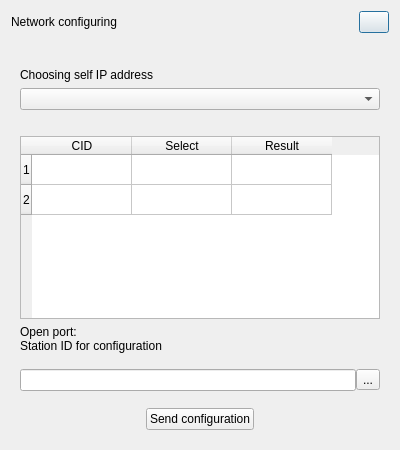
<?xml version="1.0" encoding="UTF-8"?>
<ui version="4.0">
 <class>NetworkConfiguringDialog</class>
 <widget class="QDialog" name="NetworkConfiguringDialog">
  <property name="geometry">
   <rect>
    <x>0</x>
    <y>0</y>
    <width>400</width>
    <height>450</height>
   </rect>
  </property>
  <property name="windowTitle">
   <string>Network_configuring</string>
  </property>
  <layout class="QGridLayout" name="gridLayout_2">
   <item row="0" column="0">
    <layout class="QHBoxLayout" name="horizontalLayout_2">
     <property name="spacing">
      <number>0</number>
     </property>
     <item>
      <widget class="QLabel" name="l_title">
       <property name="text">
        <string>Network configuring</string>
       </property>
       <property name="alignment">
        <set>Qt::AlignCenter</set>
       </property>
      </widget>
     </item>
     <item>
      <spacer name="horizontalSpacer_3">
       <property name="orientation">
        <enum>Qt::Horizontal</enum>
       </property>
       <property name="sizeHint" stdset="0">
        <size>
         <width>40</width>
         <height>20</height>
        </size>
       </property>
      </spacer>
     </item>
     <item>
      <widget class="QPushButton" name="b_close">
       <property name="maximumSize">
        <size>
         <width>30</width>
         <height>30</height>
        </size>
       </property>
       <property name="cursor">
        <cursorShape>PointingHandCursor</cursorShape>
       </property>
       <property name="layoutDirection">
        <enum>Qt::RightToLeft</enum>
       </property>
       <property name="text">
        <string/>
       </property>
      </widget>
     </item>
    </layout>
   </item>
   <item row="1" column="0">
    <widget class="QWidget" name="DialogContainer" native="true">
     <layout class="QGridLayout" name="gridLayout">
      <item row="0" column="0">
       <spacer name="verticalSpacer_4">
        <property name="orientation">
         <enum>Qt::Vertical</enum>
        </property>
        <property name="sizeType">
         <enum>QSizePolicy::Fixed</enum>
        </property>
        <property name="sizeHint" stdset="0">
         <size>
          <width>20</width>
          <height>20</height>
         </size>
        </property>
       </spacer>
      </item>
      <item row="1" column="0">
       <widget class="QLabel" name="l_port">
        <property name="text">
         <string>Choosing self IP address</string>
        </property>
       </widget>
      </item>
      <item row="2" column="0">
       <widget class="QComboBox" name="m_com_ports"/>
      </item>
      <item row="3" column="0">
       <widget class="QLabel" name="l_info">
        <property name="maximumSize">
         <size>
          <width>16777215</width>
          <height>40</height>
         </size>
        </property>
        <property name="text">
         <string/>
        </property>
        <property name="textFormat">
         <enum>Qt::AutoText</enum>
        </property>
        <property name="scaledContents">
         <bool>false</bool>
        </property>
       </widget>
      </item>
      <item row="4" column="0">
       <widget class="QTableWidget" name="tableWidget">
        <row>
         <property name="text">
          <string>1</string>
         </property>
        </row>
        <row>
         <property name="text">
          <string>2</string>
         </property>
        </row>
        <column>
         <property name="text">
          <string>CID</string>
         </property>
        </column>
        <column>
         <property name="text">
          <string>Select</string>
         </property>
        </column>
        <column>
         <property name="text">
          <string>Result</string>
         </property>
        </column>
       </widget>
      </item>
      <item row="5" column="0">
       <widget class="QLabel" name="l_open_port">
        <property name="maximumSize">
         <size>
          <width>16777215</width>
          <height>30</height>
         </size>
        </property>
        <property name="font">
         <font>
          <family>MS Shell Dlg 2</family>
         </font>
        </property>
        <property name="text">
         <string>Open port:
Station ID for configuration</string>
        </property>
       </widget>
      </item>
      <item row="6" column="0">
       <spacer name="verticalSpacer_3">
        <property name="orientation">
         <enum>Qt::Vertical</enum>
        </property>
        <property name="sizeType">
         <enum>QSizePolicy::Fixed</enum>
        </property>
        <property name="sizeHint" stdset="0">
         <size>
          <width>20</width>
          <height>10</height>
         </size>
        </property>
       </spacer>
      </item>
      <item row="7" column="0">
       <layout class="QHBoxLayout" name="lay3">
        <property name="spacing">
         <number>0</number>
        </property>
        <item>
         <widget class="QLineEdit" name="m_settings">
          <property name="minimumSize">
           <size>
            <width>0</width>
            <height>0</height>
           </size>
          </property>
          <property name="maximumSize">
           <size>
            <width>16777215</width>
            <height>16777215</height>
           </size>
          </property>
          <property name="text">
           <string/>
          </property>
         </widget>
        </item>
        <item>
         <widget class="QToolButton" name="b_open">
          <property name="cursor">
           <cursorShape>PointingHandCursor</cursorShape>
          </property>
          <property name="text">
           <string>...</string>
          </property>
         </widget>
        </item>
       </layout>
      </item>
      <item row="8" column="0">
       <spacer name="verticalSpacer">
        <property name="orientation">
         <enum>Qt::Vertical</enum>
        </property>
        <property name="sizeType">
         <enum>QSizePolicy::Expanding</enum>
        </property>
        <property name="sizeHint" stdset="0">
         <size>
          <width>20</width>
          <height>20</height>
         </size>
        </property>
       </spacer>
      </item>
      <item row="9" column="0">
       <layout class="QHBoxLayout" name="horizontalLayout">
        <property name="spacing">
         <number>0</number>
        </property>
        <item>
         <spacer name="horizontalSpacer">
          <property name="orientation">
           <enum>Qt::Horizontal</enum>
          </property>
          <property name="sizeHint" stdset="0">
           <size>
            <width>40</width>
            <height>20</height>
           </size>
          </property>
         </spacer>
        </item>
        <item>
         <widget class="QPushButton" name="b_send">
          <property name="cursor">
           <cursorShape>PointingHandCursor</cursorShape>
          </property>
          <property name="text">
           <string>Send configuration</string>
          </property>
         </widget>
        </item>
        <item>
         <spacer name="horizontalSpacer_2">
          <property name="orientation">
           <enum>Qt::Horizontal</enum>
          </property>
          <property name="sizeHint" stdset="0">
           <size>
            <width>40</width>
            <height>20</height>
           </size>
          </property>
         </spacer>
        </item>
       </layout>
      </item>
     </layout>
    </widget>
   </item>
  </layout>
 </widget>
 <resources/>
 <connections>
  <connection>
   <sender>b_close</sender>
   <signal>clicked()</signal>
   <receiver>NetworkConfiguringDialog</receiver>
   <slot>close()</slot>
   <hints>
    <hint type="sourcelabel">
     <x>346</x>
     <y>28</y>
    </hint>
    <hint type="destinationlabel">
     <x>188</x>
     <y>183</y>
    </hint>
   </hints>
  </connection>
 </connections>
</ui>
